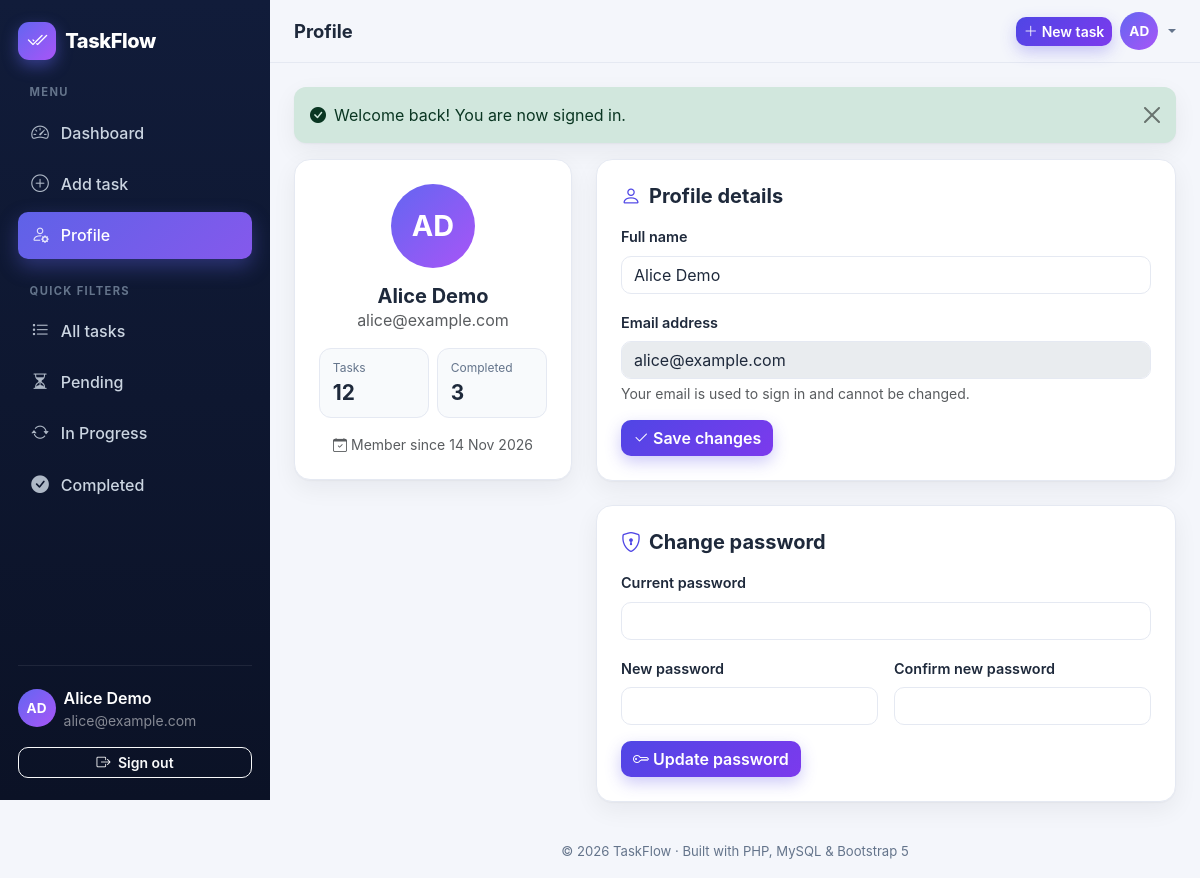
The app's page /profile.php (signed in) with its own data.
### tables this page shows
CREATE TABLE `users` (
  `id`            INT UNSIGNED NOT NULL AUTO_INCREMENT,
  `name`          VARCHAR(100) NOT NULL,
  `email`         VARCHAR(150) NOT NULL,
  `password_hash` VARCHAR(255) NOT NULL,             
  `created_at`    TIMESTAMP    NOT NULL DEFAULT CURRENT_TIMESTAMP,
  PRIMARY KEY (`id`),
  UNIQUE KEY `uq_users_email` (`email`)
);

### config/database.php (called while the page is built, shortened)
<?php
function db(): PDO
{
    static $pdo = null;
    if ($pdo instanceof PDO) {
        return $pdo;
    }
    $dsn = defined('DB_DSN')
        ? DB_DSN
        : sprintf('mysql:host=%s;port=%s;dbname=%s;charset=%s', DB_HOST, DB_PORT, DB_NAME, DB_CHARSET);
    try {
        $pdo = new PDO($dsn, DB_USER, DB_PASS, [
            PDO::ATTR_ERRMODE            => PDO::ERRMODE_EXCEPTION,
            PDO::ATTR_DEFAULT_FETCH_MODE => PDO::FETCH_ASSOC,
            PDO::ATTR_EMULATE_PREPARES   => false,
        ]);
    } catch (PDOException $e) {
        error_log('[TaskFlow] DB connection failed: ' . $e->getMessage());
        http_response_code(500);
        exit('<!DOCTYPE html><meta charset="utf-8"><title>Database error</title>'
           . '<body style="font-family:system-ui;max-width:560px;margin:15vh auto;padding:0 1rem">'
           . '<h2>Database connection failed</h2>'
           . '<p>Make sure <strong>MySQL</strong> is running in the XAMPP Control Panel, that you imported '
           . '<code>database.sql</code>, and that the credentials in <code>config/database.php</code> are correct.</p></body>');
    }
    return $pdo;
}

### profile.php (the view, shortened to what this page needs)
<?php
$user = require_login();
$pdo  = db();
$errors = ['profile' => [], 'password' => []];
$name   = $user['name'];
$cs = $pdo->prepare("SELECT COUNT(*) AS total, SUM(CASE WHEN status = 'Completed' THEN 1 ELSE 0 END) AS done FROM tasks WHERE user_id = :uid");
$cs->execute([':uid' => $user['id']]);
$counts = $cs->fetch() ?: [];
$total  = (int) ($counts['total'] ?? 0);
$done   = (int) ($counts['done'] ?? 0);
$layout    = 'app';
$pageTitle = 'Profile';
$active    = 'profile';
require ROOT_PATH . '/includes/header.php';
$bad = static fn (string $form, string $f): string => isset($errors[$form][$f]) ? ' is-invalid' : '';
?>
<div class="row g-4">
    <div class="col-lg-4">
        <div class="card surface-card text-center fade-up">
            <div class="card-body p-4">
                <span class="avatar avatar-xl mx-auto mb-3"><?= e(initials($user['name'])) ?></span>
                <h2 class="h5 fw-bold mb-0"><?= e($user['name']) ?></h2>
                <p class="text-muted mb-3"><?= e($user['email']) ?></p>
                <div class="row g-2 text-start">
                    <div class="col-6"><div class="mini-stat"><span>Tasks</span><strong><?= $total ?></strong></div></div>
                    <div class="col-6"><div class="mini-stat"><span>Completed</span><strong><?= $done ?></strong></div></div>
                </div>
                <p class="small text-muted mt-3 mb-0"><i class="bi bi-calendar-check me-1"></i>Member since <?= e(fmt_date($user['created_at'])) ?></p>
            </div>
        </div>
    </div>
    <div class="col-lg-8">
        <div class="card surface-card mb-4 fade-up">
            <div class="card-body p-4">
                <h3 class="h5 fw-bold mb-3"><i class="bi bi-person me-2 text-primary"></i>Profile details</h3>
                <form method="post" action="<?= e(url('profile.php')) ?>" class="needs-validation" novalidate>
                    <div class="mb-3">
                        <label for="name" class="form-label fw-semibold">Full name</label>
                        <input type="text" class="form-control<?= $bad('profile', 'name') ?>" id="name" name="name" value="<?= e($name) ?>"
                               minlength="2" maxlength="100" required data-no-blank>
                    </div>
                    <div class="mb-3">
                        <label for="email" class="form-label fw-semibold">Email address</label>
                        <input type="email" class="form-control" id="email" value="<?= e($user['email']) ?>" disabled>
                        <div class="form-text">Your email is used to sign in and cannot be changed.</div>
                    </div>
                    <button class="btn btn-primary" type="submit"><i class="bi bi-check2 me-1"></i>Save changes</button>
                </form>
            </div>
        </div>
        <div class="card surface-card fade-up">
            <div class="card-body p-4">
                <h3 class="h5 fw-bold mb-3"><i class="bi bi-shield-lock me-2 text-primary"></i>Change password</h3>
                <form method="post" action="<?= e(url('profile.php')) ?>" class="needs-validation" novalidate autocomplete="off">
                    <div class="mb-3">
                        <label for="current_password" class="form-label fw-semibold">Current password</label>
                        <input type="password" class="form-control<?= $bad('password', 'current_password') ?>" id="current_password" name="current_password" required autocomplete="current-password">
                    </div>
                    <div class="row g-3 mb-3">
                        <div class="col-md-6">
                            <label for="new_password" class="form-label fw-semibold">New password</label>
                            <input type="password" class="form-control<?= $bad('password', 'new_password') ?>" id="new_password" name="new_password"
                                   minlength="8" maxlength="72" required data-password autocomplete="new-password">
                        </div>
                        <div class="col-md-6">
                            <label for="confirm_password" class="form-label fw-semibold">Confirm new password</label>
                            <input type="password" class="form-control<?= $bad('password', 'confirm_password') ?>" id="confirm_password" name="confirm_password"
                                   required data-password-confirm autocomplete="new-password">
                        </div>
                    </div>
                    <button class="btn btn-primary" type="submit"><i class="bi bi-key me-1"></i>Update password</button>
                </form>
            </div>
        </div>
    </div>
</div>
<?php require ROOT_PATH . '/includes/footer.php'; ?>

### includes/header.php (shortened to what this page needs)
<?php
$layout    = $layout    ?? 'app';
$pageTitle = $pageTitle ?? 'Task Tracker';
$active    = $active    ?? '';
$authUser  = $layout === 'app' ? current_user() : null;
?>
<!DOCTYPE html>
<html lang="en">
<head>
    <link rel="stylesheet" href="https://cdn.jsdelivr.net/npm/bootstrap@5.3.3/dist/css/bootstrap.min.css">
    <link rel="stylesheet" href="https://cdn.jsdelivr.net/npm/bootstrap-icons@1.11.3/font/bootstrap-icons.min.css">
    <link rel="stylesheet" href="<?= e(url('assets/css/style.css')) ?>">
</head>
<body class="<?= $layout === 'auth' ? 'auth-body' : 'app-body' ?>">
<?php if ($layout === 'app' && $authUser): ?>
<div class="app-shell">
    <?php require ROOT_PATH . '/includes/sidebar.php'; ?>
    <div class="app-main">
        <header class="topbar">
            <h1 class="topbar-title"><?= e($pageTitle) ?></h1>
            <div class="ms-auto d-flex align-items-center gap-2">
                <a class="btn btn-primary btn-sm d-none d-sm-inline-flex align-items-center gap-1" href="<?= e(url('tasks/add.php')) ?>">
                    <i class="bi bi-plus-lg"></i> New task
                </a>
                <div class="dropdown">
                    <button class="avatar-btn dropdown-toggle" type="button" data-bs-toggle="dropdown" aria-expanded="false"
                            aria-label="Account menu">
                        <span class="avatar"><?= e(initials($authUser['name'])) ?></span>
                    </button>
                </div>
            </div>
        </header>
        <main class="app-content">
            <?php render_flashes(); ?>
<?php endif; ?>

### includes/sidebar.php (shortened to what this page needs)
<?php
$navItems = [
    ['key' => 'dashboard', 'label' => 'Dashboard', 'icon' => 'speedometer2',  'href' => 'dashboard.php'],
    ['key' => 'add',       'label' => 'Add task',  'icon' => 'plus-circle',   'href' => 'tasks/add.php'],
    ['key' => 'profile',   'label' => 'Profile',   'icon' => 'person-gear',   'href' => 'profile.php'],
];
?>
<aside class="sidebar offcanvas-lg offcanvas-start" tabindex="-1" id="sidebar" aria-labelledby="sidebarLabel">
    <div class="sidebar-inner">
        <div class="d-flex align-items-center justify-content-between mb-4">
            <a class="brand" href="<?= e(url('dashboard.php')) ?>" id="sidebarLabel">
                <span class="brand-mark"><i class="bi bi-check2-all"></i></span>
                <span class="brand-text">TaskFlow</span>
            </a>
        </div>
        <div class="nav-caption">Menu</div>
        <nav class="nav flex-column gap-1">
            <?php foreach ($navItems as $item): ?>
                <a class="side-link <?= $active === $item['key'] ? 'active' : '' ?>" href="<?= e(url($item['href'])) ?>">
                    <i class="bi bi-<?= e($item['icon']) ?>"></i><span><?= e($item['label']) ?></span>
                </a>
            <?php endforeach; ?>
        </nav>
        <div class="nav-caption mt-4">Quick filters</div>
        <nav class="nav flex-column gap-1">
            <a class="side-link" href="<?= e(url('dashboard.php#tasks')) ?>"><i class="bi bi-list-task"></i><span>All tasks</span></a>
            <?php foreach (TASK_STATUSES as $s): ?>
                <a class="side-link" href="<?= e(url('dashboard.php?' . http_build_query(['status' => $s]) . '#tasks')) ?>">
                    <i class="bi bi-<?= e(status_icon($s)) ?>"></i><span><?= e($s) ?></span>
                </a>
            <?php endforeach; ?>
        </nav>
        <div class="sidebar-footer">
            <div class="d-flex align-items-center gap-2 mb-3">
                <span class="avatar"><?= e(initials($authUser['name'])) ?></span>
                <div class="min-w-0">
                    <div class="text-white fw-semibold text-truncate"><?= e($authUser['name']) ?></div>
                    <div class="small text-white-50 text-truncate"><?= e($authUser['email']) ?></div>
                </div>
            </div>
            <form method="post" action="<?= e(url('auth/logout.php')) ?>">
                <button class="btn btn-outline-light btn-sm w-100" type="submit">
                    <i class="bi bi-box-arrow-right me-1"></i> Sign out
                </button>
            </form>
        </div>
    </div>
</aside>

### includes/functions.php (shortened to what this page needs)
<?php
function e(mixed $value): string
{
    return htmlspecialchars((string) ($value ?? ''), ENT_QUOTES | ENT_SUBSTITUTE, 'UTF-8');
}
function base_url(): string
{
    static $base = null;
    if ($base !== null) {
        return $base;
    }
    $docRoot = !empty($_SERVER['DOCUMENT_ROOT']) ? realpath($_SERVER['DOCUMENT_ROOT']) : false;
    $root    = realpath(ROOT_PATH);
    if ($docRoot !== false && $root !== false && stripos($root, $docRoot) === 0) {
        return $base = rtrim(str_replace('\\', '/', substr($root, strlen($docRoot))), '/');
    }
    return $base = '';
}
function url(string $path = ''): string
{
    return base_url() . '/' . ltrim($path, '/');
}
function render_flashes(): void
{
    $items = $_SESSION['flash'] ?? [];
    $icons = ['success' => 'check-circle-fill', 'danger' => 'exclamation-triangle-fill',
              'warning' => 'exclamation-circle-fill', 'info' => 'info-circle-fill'];
    foreach ($items as $f) {
        $type = in_array($f['type'], ['success', 'danger', 'warning', 'info'], true) ? $f['type'] : 'info';
        echo '<div class="alert alert-' . $type . ' alert-dismissible fade show d-flex align-items-center gap-2" role="alert"'
           . ($type === 'success' ? ' data-auto-dismiss' : '') . '>'
           . '<i class="bi bi-' . $icons[$type] . '"></i><div class="flex-grow-1">' . e($f['message']) . '</div>'
           . '<button type="button" class="btn-close" data-bs-dismiss="alert" aria-label="Close"></button></div>';
    }
}
function current_user(): ?array
{
    static $cache = false;
    if ($cache !== false) {
        return $cache;
    }
    $id = $_SESSION['user_id'] ?? null;
    $stmt = db()->prepare('SELECT id, name, email, created_at FROM users WHERE id = :id LIMIT 1');
    $stmt->execute([':id' => $id]);
    $user = $stmt->fetch();
    $user['id'] = (int) $user['id'];
    return $cache = $user;
}
function require_login(): array
{
    $user = current_user();
    return $user;
}
    ?>
    <?php
function status_icon(string $status): string
{
    return ['Pending' => 'hourglass-split', 'In Progress' => 'arrow-repeat', 'Completed' => 'check-circle-fill'][$status] ?? 'circle';
}
function fmt_date(?string $date, string $format = 'd M Y'): string
{
    $ts = strtotime($date);
    return $ts ? date($format, $ts) : '—';
}
function initials(string $name): string
{
    $parts = preg_split('/\s+/', trim($name)) ?: [];
    $out   = '';
    foreach (array_slice($parts, 0, 2) as $p) {
        $out .= mb_strtoupper(mb_substr($p, 0, 1));
    }
    return $out !== '' ? $out : '?';
}

### includes/footer.php (shortened to what this page needs)
<?php
$layout     = $layout ?? 'app';
?>
<?php if ($layout === 'app'): ?>
        </main>
        <footer class="app-footer">
            &copy; <?= date('Y') ?> TaskFlow &middot; Built with PHP, MySQL &amp; Bootstrap 5
        </footer>
    </div>
</div>
<?php endif; ?>
</body>
</html>

### records on screen
users: name "AD", name "Alice Demo", email "alice@example.com", created_at "14 Nov 2026"

### other values on screen
$item['label'] "Dashboard"
$item['label'] "Add task"
$item['label'] "Profile"
$s "Pending"
$s "In Progress"
$s "Completed"
$pageTitle "Profile"
$f['message'] "Welcome back! You are now signed in."
$total "12"
$done "3"
